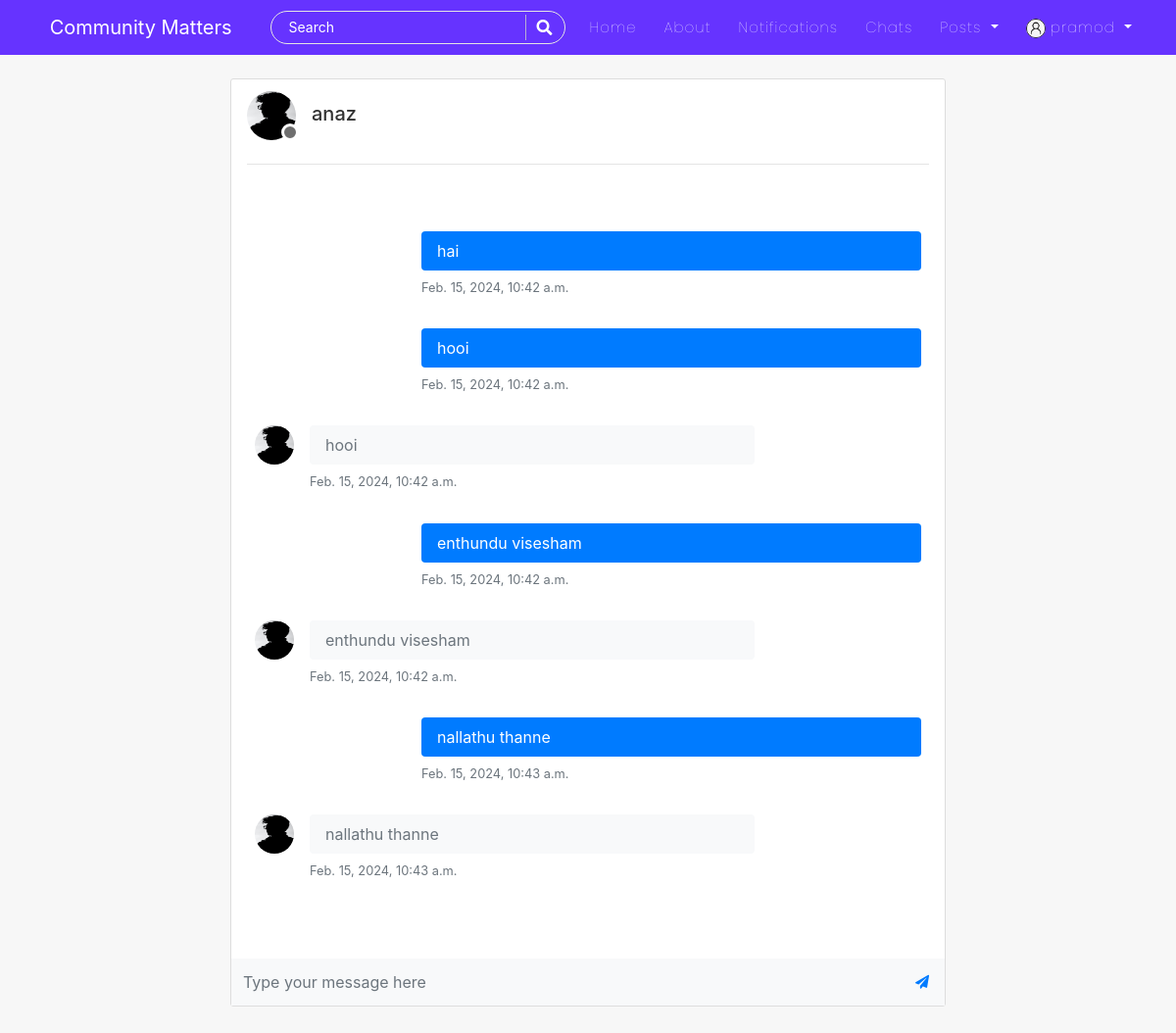
/chats/room/1-2 (signed in), run on the app's committed database.
### users/models.py (models this page shows, shortened)
class Profile(models.Model):
    user = models.OneToOneField(User, on_delete=models.CASCADE)
    is_online = models.BooleanField(default=False)
    following = models.ManyToManyField(User, related_name="following", blank=True)
    friends = models.ManyToManyField(User, related_name='my_friends', blank=True)
    bio = models.CharField(default="",blank=True,null=True,max_length=350)
    date_of_birth = models.CharField(blank=True,max_length=150)
    updated = models.DateTimeField(auto_now=True)
    created = models.DateTimeField(auto_now_add=True)
    image = models.ImageField(default='default.jpg', upload_to='profile_pics',blank=True, null=True)

### chat/models.py (models this page shows, shortened)
class Chat(models.Model):
    room_id = models.ForeignKey(Room, on_delete=models.CASCADE, related_name='chats')
    author = models.ForeignKey(User, on_delete=models.CASCADE, related_name='author_msg')
    friend = models.ForeignKey(User, on_delete=models.CASCADE, related_name='friend_msg')
    text = models.CharField(max_length=300)
    date = models.DateTimeField(auto_now_add=True)
    has_seen = models.BooleanField(default=False)

### chat/views.py (the view)
# urls.py: path('', views.room_enroll, name='room-enroll'),
@login_required
def room(request, room_name, friend_id):
    all_rooms = Room.objects.filter(room_id=room_name)
    if not all_rooms:
        messages.error(request, 'Invalid Room ID')
        return redirect('room-enroll')
    chats = Chat.objects.filter(
        room_id=room_name
    ).order_by('date')
    context = {
        'old_chats':chats,
        'my_name':request.user,
        'friend_name':User.objects.get(pk=friend_id),
        'room_name': room_name
    }
    return render(request, 'chat/chatroom.html', context)

### chat/templates/chat/chatroom.html (shortened to what this page needs)
{% extends 'blog/base.html' %}
{% block content %}
<div class="col-md-8 m-auto">
<div class="container content-section px-0 py-0">
    <div class="bg-gray py-1 px-3">
        <p class="h5 mb-0 py-2">
            <span class="img-cont2">
                <img src="{{friend_name.profile.image.url}}" alt="user" width="50" height="50" class="rounded-circle">
                {% if friend_name.profile.is_online %}
                    <span class="online-circle3"></span>
                {% else %}
                    <span class="offline-circle3"></span>
                {% endif %}
            </span>
            &nbsp;&nbsp;{{friend_name}}
        </p>
        <hr>
    </div>
    <div id="chat-section" class="px-0">
        <div id="chat-box" class="chat-text-add py-5 px-4 chat-box bg-white">
            {% for chat in old_chats %}
                {% if chat.author != request.user %}
                <div class="media w-75 mb-3">
                <img src="{{chat.author.profile.image.url}}" alt="user" width="40" height="40" class="rounded-circle">
                <div class="media-body ml-3">
                    <div class="bg-light rounded py-2 px-3 mb-2">
                    <p class="text-small mb-0 text-muted">{{chat.text}}</p>
                    </div>
                    <p class="small text-muted">{{chat.date}}</p>
                </div>
                </div>
                {% else %}
                <div class="media w-75 ml-auto mb-3">
                <div class="media-body">
                    <div class="bg-primary rounded py-2 px-3 mb-2">
                    <p class="text-small mb-0 text-white">{{chat.text}}</p>
                    </div>
                    <p class="small text-muted">{{chat.date}}</p>
                </div>
                </div>
                {% endif %}
            {% endfor %}
        </div>
    </div>
    <br>
    <div class="px-0">
        <form class="bg-light chat-form">
          <div class="input-group">
            <input id="input" name="body" type="text" placeholder="Type your message here" aria-describedby="submit" class="form-control rounded-0 border-0 py-4 bg-light">
            <div class="input-group-append">
              <button id="submit" type="button" class="btn btn-link"> <i class="fa fa-paper-plane"></i></button>
            </div>
          </div>
        </form>
    </div>
</div>
</div>
<br>
{% endblock %}

### blog/templates/blog/navbar.html (shortened to what this page needs)
<nav class="navbar navbar-expand-lg navbar-dark bg-steel fixed-top">
    <div class="container">
      <a class="navbar-brand mr-4 pr-3" href="/"><img src="https://e7.pngegg.com/pngimages/359/743/png-clipart-logo-community-text-logo-thumbnail.png" width="50px" alt=""> Community Matters</a>
      <div class="collapse navbar-collapse" id="navbarToggle">
        <div class="navbar-nav mr-auto">
          <div id="searchbar" >
            <form method="GET" action="/search">
              <input required name="query" id="search" type="text" placeholder="Search">
              <button class="search-btn" type="submit"><i class="fas fa-search"></i></button>
            </form>
          </div>
        </div>
        <div class="navbar-nav">
          <a class="nav-item nav-link" href="{% url 'blog-home' %}">Home</a>
          <a class="nav-item nav-link" href="{% url 'blog-about' %}">About</a>
          {% if user.is_authenticated %}
          <a class="nav-item nav-link" href="{% url 'show-notifications' %}">Notifications</a>
          <a class="nav-item nav-link" href="{% url 'room-enroll' %}">Chats</a>
          <div class="dropdown">
            <a class="dropdown-toggle nav-link" href="#" role="button" id="dropdownMenuLink1" data-toggle="dropdown" aria-haspopup="true" aria-expanded="false">
              Posts
            </a>
          </div>
          {% endif %}
          {% if user.is_authenticated %}
            <div class="dropdown">
              <a class="dropdown-toggle nav-link" href="#" role="button" id="dropdownMenuLink2" data-toggle="dropdown" aria-haspopup="true" aria-expanded="false">
                <img class="rounded-circle" style="height: 20px; width: 20px;" src="{{user.profile.image.url}}" alt="">&nbsp;{{user|truncatechars:"10"}}
              </a>
            </div>
          {% else %}
            <a class="nav-item nav-link" href="{% url 'account_login' %}">Login</a>
            <a class="nav-item nav-link" href="{% url 'register' %}">Register</a>
          {% endif %}
        </div>
      </div>
    </div>
</nav>

### blog/static/blog/main.css (style rules this page uses)
body { background: #f7f7f7; color: #333333; margin-top: 5rem; scroll-behavior: smooth; }
.bg-steel { background: #6633FF; }
.site-header .navbar-nav .nav-link { color: #ffffff; font-family:'Poppins'; font-weight: 100; margin: 0px 6px; font-size: 15px; letter-spacing: 1px; }
.content-section { background: #ffffff; padding: 10px 20px; border: 1px solid #dddddd; border-radius: 3px; margin-bottom: 20px; }
.img-cont2 { height: 55px; width: 55px; position: relative; }
.offline-circle3 { width: 18px; height: 18px; border-radius: 50%; background-color:#6e6e6e; border: 3px solid white; bottom: -16px; right: 2px; position: absolute; }
#searchbar form { width: auto; display: flex; flex-direction: row; border-radius: 50px; padding: 3px 15px; background-color: transparent; border: 1px solid #e4e4e4; margin-right: 10px; }
#searchbar form input::placeholder { color: #fff; font-size: 14px; }
#searchbar form input { border: none; outline: none; color: #fff; font-size: 15px; flex: 1; background-color:transparent; }
.search-btn { color:#fff; border: none; width: 25px; padding-left: 10px; border-left: 1px solid rgba(202, 202, 202, 0.829); outline: none; background-color: transparent; }
.search-btn i { font-size: 16px; }
.btn { border-radius: 0px; padding: 8px 15px; font-size: 14px; }
.messages-box, .chat-box { height: 58vh; overflow-y: scroll; }

### data on the page
Chat: text "hai", date "Feb. 15, 2024, 10:42 a.m."
Chat: text "hooi", date "Feb. 15, 2024, 10:42 a.m."
Chat: author.profile.image (picture), text "hooi", date "Feb. 15, 2024, 10:42 a.m."
Chat: text "enthundu visesham", date "Feb. 15, 2024, 10:42 a.m."
Chat: author.profile.image (picture), text "enthundu visesham", date "Feb. 15, 2024, 10:42 a.m."
Chat: text "nallathu thanne", date "Feb. 15, 2024, 10:43 a.m."
Chat: author.profile.image (picture), text "nallathu thanne", date "Feb. 15, 2024, 10:43 a.m."

### other printed values
{{ user|truncatechars:"10" }} "pramod"
{{ friend_name }} "anaz"
